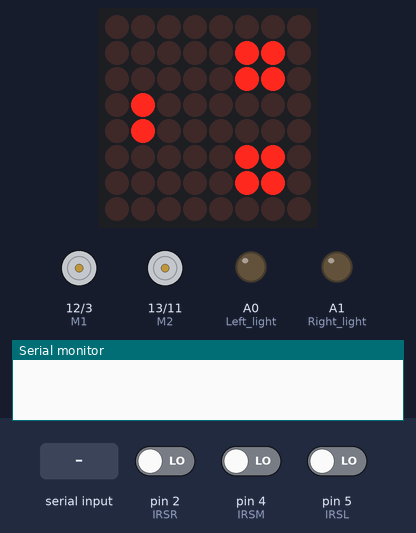
Simulated run of this sketch. Board: Arduino Uno, built with avr-gcc and run on an emulated ATmega328P. On the bench: 8×8 LED matrix, direction and speed pins drawn as motors (green arrow = direction pin HIGH = forward, orange = LOW = backward, longer = more drive), output pins drawn as LEDs (lit = HIGH), the last lines printed to the serial monitor. Inputs (shaded band) come from the test bench; at power-on: pin 2 (IRSR) LOW, pin 4 (IRSM) LOW, pin 5 (IRSL) LOW.

Above: at 4.0 s.
4.1 s: byte 88 ('X') received over Serial
At 5.1 s:
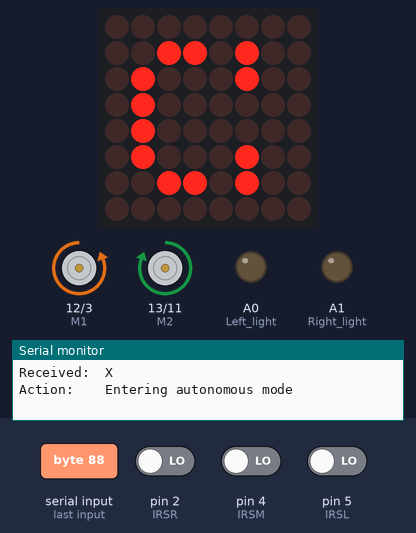
5.6 s: byte 120 ('x') received over Serial
At 6.4 s:
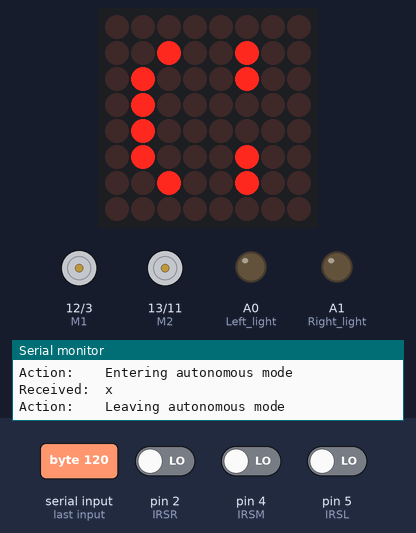
7.1 s: "B90\n" received over Serial
10.1 s: byte 87 ('W') received over Serial
At 12.0 s:
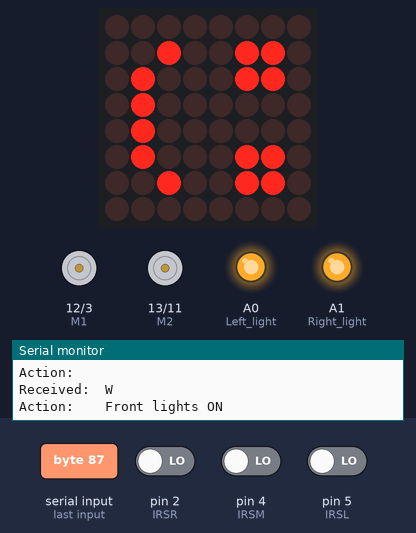
12.3 s: "F90\n" received over Serial
At 13.5 s:
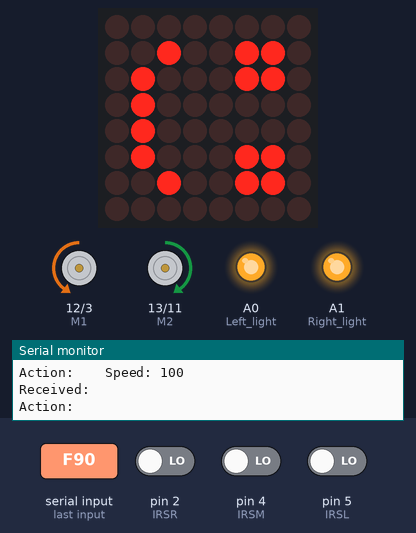
15.3 s: byte 119 ('w') received over Serial
At 15.7 s:
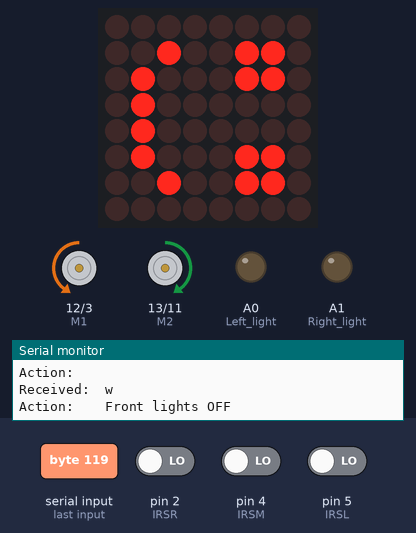
Timing chart, 0 to 17.8 s (numbered marks = the images above; inputs shaded):
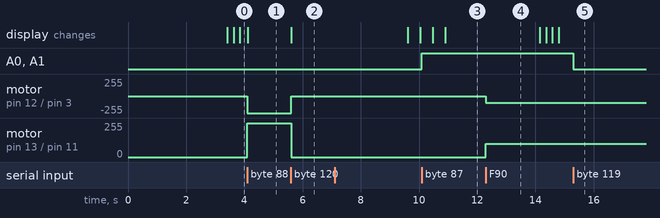

Measured:
- after the input at 4.1 s, motor on pin 12 (M1) / pin 3 (E1): stopped → backward 255/255 at once; motor on pin 13 (M2) / pin 11 (E2): stopped → forward 255/255 at once; the display: changes at once (image 1)
- after the input at 5.6 s, motor on pin 12 (M1) / pin 3 (E1): backward 255/255 → stopped at once; motor on pin 13 (M2) / pin 11 (E2): forward 255/255 → stopped at once; the display: changes at once (image 2)
- after the input at 10.1 s, A0 (Left_light), A1 (Right_light): LOW → HIGH at once
- after the input at 12.3 s, motor on pin 12 (M1) / pin 3 (E1): stopped → backward 100/255 at once; motor on pin 13 (M2) / pin 11 (E2): stopped → forward 100/255 at once
- after the input at 15.3 s, A0 (Left_light), A1 (Right_light): HIGH → LOW at once

The sketch:

AcidBot_gamma.ino
```cpp
// (licence header left out)
#include <Arduino.h>
#include <LedControl.h>     // Matrix MAX7219 lib

#define M1 12               // Right wheel
#define M2 13               // Left wheel
#define E1 3                // Right wheel speed control
#define E2 11               // Left wheel speed control

#define IRSL 5              // Left sensor input
#define IRSM 4              // Middle sensor input
#define IRSR 2              // Right sensor input

#define mxClock A4          // MAX7219 pinout
#define mxCS A3
#define mxDin A2

char comm;                  // Serial input
unsigned char speed;
long delay_;                // Parallel delay
bool autoMode = 0;
LedControl mx=LedControl(mxDin,mxClock,mxCS,1);

void accControlConfig(void) {// Accessories config (Shield IO)
    pinMode(A0, OUTPUT);    // Left light
    pinMode(A1, OUTPUT);    // Right light
}

void motorControlConfig(void) { // Motor pinout config (Shield IO)
    pinMode(M1, OUTPUT);
    pinMode(M2, OUTPUT);
    pinMode(E1, OUTPUT);
    pinMode(E2, OUTPUT);
}

void sensorConfig(void) {   // Sensor pinout config (Shield IO)
    pinMode(IRSL,INPUT);
    pinMode(IRSM,INPUT);
    pinMode(IRSR,INPUT);
}

void mxConfig(void) {
    mx.shutdown(0,false);   // Wake up,
    mx.setIntensity(0,2);   // set led intensity and
    mx.clearDisplay(0);     // clear
}

void move(char direction, unsigned char speed = 255) {
    analogWrite(E1, speed);
    analogWrite(E2, speed);

    switch(direction) {
        case 'F':
            digitalWrite(M1, LOW);  // Both left and right wheel move forward
            digitalWrite(M2, HIGH);
            break;
        case 'B':
            digitalWrite(M1, HIGH); // Both left and right wheel move backward
            digitalWrite(M2, LOW);
            break;
        case 'R':
            digitalWrite(M1, HIGH); // Left wheel moves forward
            digitalWrite(M2, HIGH); // Right wheel moves backward
            break;
        case 'L':
            digitalWrite(M1, LOW);  // Left wheel moves backward
            digitalWrite(M2, LOW);  // Right wheel moves forward
            break;
        case 'S':
            analogWrite(E1, 0);     // Useless set motor direction
            analogWrite(E2, 0);     // Both left and right wheel stop
            break;
    }
}

void lights(bool on) {
    if(on == 1) {
        digitalWrite(A0, HIGH);
        digitalWrite(A1, HIGH);
    } else {
        digitalWrite(A0, LOW);
        digitalWrite(A1, LOW);
    }
}

void face(const char what, const char where = 'N') {
    byte eyes[3] = {B01100110, B11001100, B00110011};
    byte mouth[4] = {B00111100, B01000010, // Smile
                     B00011000, B00100100};           // 'o'

    switch(what) {
        case 'M':
            switch(where) {
                case 'S':
                    mx.setColumn(0,0,0);
                    mx.setColumn(0,1,mouth[0]);
                    mx.setColumn(0,2,mouth[1]);
                    mx.setColumn(0,3,mouth[1]);
                break;
                case 'O':
                    mx.setColumn(0,0,mouth[2]);
                    mx.setColumn(0,1,mouth[3]);
                    mx.setColumn(0,2,mouth[3]);
                    mx.setColumn(0,3,mouth[2]);
                break;
                case 'C':
                    mx.setColumn(0,0,0);
                    mx.setColumn(0,1,mouth[2]);
                    mx.setColumn(0,2,0);
                    mx.setColumn(0,3,0);
                break;
                case 'N':
                    mx.setColumn(0,0,0);
                    mx.setColumn(0,1,mouth[0]);
                    mx.setColumn(0,2,mouth[1]);
                    mx.setColumn(0,3,0);
                break;
            }
        break;
        case 'E':
            switch(where) {
                case 'N':
                    mx.setColumn(0,5,eyes[0]);
                    mx.setColumn(0,6,eyes[0]);
                break;
                case 'L':
                    mx.setColumn(0,5,eyes[1]);
                    mx.setColumn(0,6,eyes[1]);
                break;
                case 'R':
                    mx.setColumn(0,5,eyes[2]);
                    mx.setColumn(0,6,eyes[2]);
                break;
                case 'C':
                    mx.setColumn(0,5,eyes[0]);
                    mx.setColumn(0,6,0);
                break;
            }
        break;
    }
}


void eyeAnim(void) {
    delay_++;

    switch(delay_) {
        case 150000:
            face('E', 'C');
            break;
        case 160000:
            face('E');
            break;
        case 170000:
            face('E', 'C');
            break;
        case 180000:
            face('E');
            break;
        case 380000:
            face('E', 'L');
            break;
        case 400000:
            face('E');
            break;
        case 420000:
            face('E', 'R');
            break;
        case 440000:
            face('E');
            face('M');
            delay_ = 0;
            break;
        }
}

void setup(void) {
    Serial.begin(9600);     // Ready for bluetooth data
    sensorConfig();         // Sensors init
    motorControlConfig();   // Motor init (Shield IO)
    accControlConfig();     // Accessories init (lights, horn, etc).
    mxConfig();             // Led matrix init
    face('E', 'C');
    face('M', 'C');
}

void loop(void) {
    comm = Serial.read();   // Get bluetooth/serial input

    if(comm != -1) {       // If not "nothing", echo received input
        Serial.print("\nReceived:\t");
        Serial.println(comm);
        Serial.print("Action:\t\t");
    }

    switch(comm) {
        case 'X':
            Serial.println("Entering autonomous mode");
            autoMode = 1;
            break;
        case 'x':
            Serial.println("Leaving autonomous mode");
            move('S', 0);
            face('M');
            autoMode = 0;
            break;
    }

    if(autoMode == 1) {
        char IRL = digitalRead(IRSL);
        char IRM = digitalRead(IRSM);
        char IRR = digitalRead(IRSR);

        if((IRL==0&&IRM==1&&IRR==1) ||
           (IRL==0&&IRM==0&&IRR==1)) {
            move('R');
            face('E', 'R');
            face('M', 'O');
        } else if((IRL==1&&IRM==1&&IRR==0) ||
                  (IRL==1&&IRM==0&&IRR==0)) {
            move('L');
            face('E', 'L');
            face('M', 'O');
        } else if((IRL==1&&IRM==0&&IRR==1) ||
                  (IRL==0&&IRM==1&&IRR==0)) {
            move('B');
            face('E');
            face('M', 'O');
            delay(2000);
            move('R');
            face('M', 'S');
            delay(1000);
        } else {
            move('F');
            face('E', 'C');
            face('M', 'S');
        }
    } else {
        eyeAnim();
        switch(comm) {
            case 'F':
                Serial.println("Forward...");
                move('F', speed);
                break;
            case 'R':
                Serial.println("Right...");
                move('R', speed);
                break;
            case 'L':
                Serial.println("Left...");
                move('L', speed);
                break;
            case 'B':
                Serial.println("Backward...");
                move('B', speed);
                break;
            case 'S':
                Serial.println("Stop!");
                move('S', 0);
                break;
            case 'W':
                Serial.println("Front lights ON");
                lights(1);
                break;
            case 'w':
                Serial.println("Front lights OFF");
                lights(0);
                break;
            case 'U':
            case 'u':
            case 'V':
            case 'v':
                Serial.println("Not implemented yet.");
                break;
            case 'q':
                Serial.println("Full powahhhhhh!");
                speed = 255;
            default:
                if(isDigit(comm)) {
                    Serial.print("Speed: ");
                    speed = map((int)comm - 48, 0, 10, 100, 255);
                    Serial.println(speed);
                }
        }
    }
}
```
